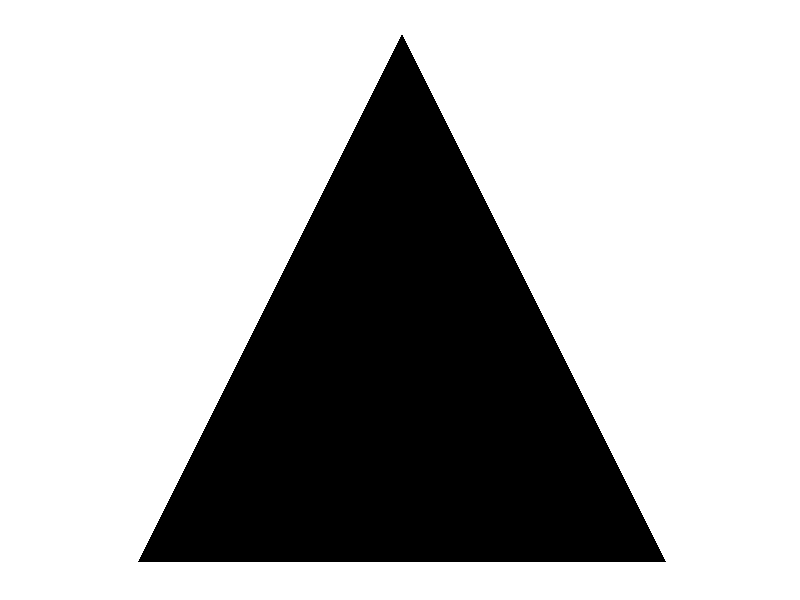
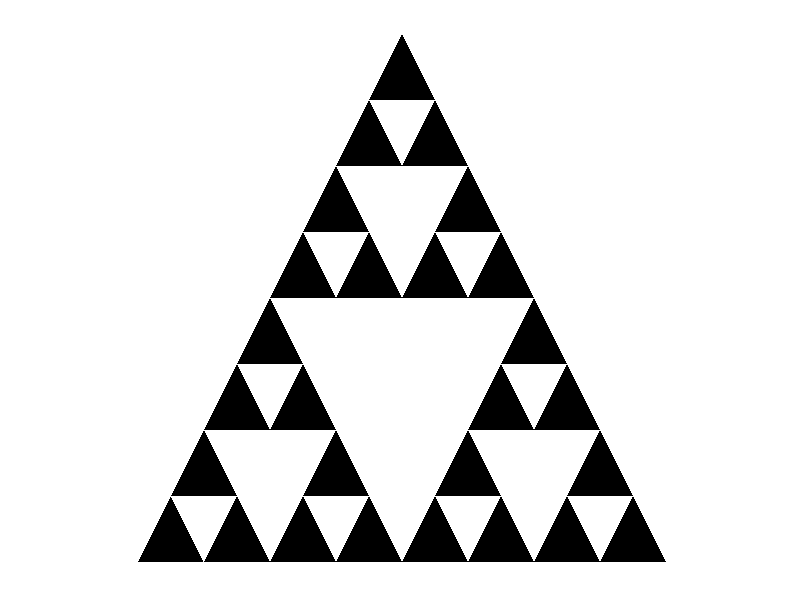

The R source for these figures, in order:
#========================================================
# Deterministic Algorithm Example: Sierpinski Gasket
#========================================================

# This algorithm iterates functions on a starting set to create the Sierpinski Gasket. 
#
# The starting set is defined as a LIST of PAIRS of points in the plane.
#
# Each PAIR of points corresponds to a straight line drawn between them.
#
# The functions are applied to each of the endpoints, creating a new list of pairs of points.
#
# This process is repeated for the specified number of iterations.
#
# Finally, the resulting set is plotted by drawing lines between the pairs of points.
#

 library(ggplot2)

  # = Pick the number of iterations =
  N <- 3

  # = Define the functions =
  f_1 <- function(x){
    (1/2)*x
  }
  
  f_2 <- function(x){
    (1/2)*x + c(1/2,0)
  }
  
  f_3 <- function(x){
    (1/2)*x + c(1/4,sqrt(3)/4)
  }
  
  # = Define the starting set as a list of pairs of points =
  
  A <- c(0,0)
  B <- c(1,0)
  C <- c(1/2, sqrt(3)/2)
  
  ref <- c(1/2, sqrt(3)/6)
  
  S <- list()
  S[[1]] <- A
  S[[2]] <- B
  S[[3]] <- C
  
  # Plot the starting set
  datapoly <- data.frame(rbind(A,B,C))
  datapoly$id <- rep(1,times=3)
  datapoly$value <- rep(1,times=3)
  p <- ggplot(datapoly, aes(x = X1, y = X2)) +
    geom_polygon(aes(fill = value, group = id))
  p + guides(fill=FALSE) +
    scale_fill_gradient(low="black", high="black") +
    theme(aspect.ratio=1) +
    xlim(c(0,1)) + ylim(c(0,sqrt(3)/2)) +
    theme(axis.line=element_blank(),
          axis.text.x=element_blank(),
          axis.text.y=element_blank(),
          axis.ticks=element_blank(),
          axis.title.x=element_blank(),
          axis.title.y=element_blank(),
          legend.position="none",
          panel.background=element_blank(),
          panel.border=element_blank(),
          panel.grid.major=element_blank(),
          panel.grid.minor=element_blank(),
          plot.background=element_blank())
  
  
  # = = = = = = = = = = = = = = = = = = = = = = = = =
  
  
  # = Iterate the functions =
  
  FF <- list()
  pts <- list()
  refs <- list()
  
  refs[[1]] <- ref
  
  for(i in 1:N){
    
    for(j in 1:length(refs)){
      
      pts[[j]] <- list(f_1(refs[[j]]),
                       f_2(refs[[j]]),
                       f_3(refs[[j]]))
    }
    
    for(j in 1:length(S)){
      
      FF[[j]] <- list(f_1(S[[j]]),
                      f_2(S[[j]]),
                      f_3(S[[j]]))
      
    }
    
    S <- unlist(FF, recursive = FALSE)
    refs <- unlist(pts, recursive=FALSE)
  }

  
# = Prep to plot the lines between the pairs of points in the list S
 
  X<-vector()
  Y<-vector()
  
  for(j in 1:length(S)){
   p <- S[[j]]
    X[j] <- p[1]
    Y[j] <- p[2]
  
 } 
  
# Prepare reference x and y values
  x<-vector()
  y<-vector()
  
  for(j in 1:length(refs)){
    r <- refs[[j]]
    x[j] <- r[1]
    y[j] <- r[2]
  } 

#----------------------------------------------------------
# Prepare a list of vertices to use as the shading polygons

refs_df <- data.frame(x,y)
pts_df <- data.frame(X, Y)
regions <- list()
corners <- list()

lambda <- 1/2
shrink <- lambda^N

 for(i in 1:length(refs)){
   for(j in 1: nrow(pts_df)){
     how_far <- c(sqrt((pts_df[[j,1]]-refs_df[[i,1]])^2 + (pts_df[[j,2]]-refs_df[[i,2]])^2))
     if(how_far <= shrink){
       corners[[j]] <- pts_df[j,]
     } else{corners[[j]] <- NA}
   }
   regions[[i]]<- corners
 }

#-----------------------------------------------
# Convert each list of vertices to a dataframe

regions_dfs <- list()

for(j in 1:length(regions)){
  
  test_region <- regions[[j]]
  tr_df <- data.frame(matrix(NA, nrow = length(test_region), ncol = 2))
  
  for(i in 1:length(test_region)){
    if(length(test_region[[i]][1])>0 & length(test_region[[i]][2])>0){
      
      tr_df[i,1] <- test_region[[i]][1]
      tr_df[i,2] <- test_region[[i]][2]
      
    }
  }
  
  # Remove null rows
  tr_df <- tr_df[unique(which(!is.na(tr_df), arr.ind = TRUE)[,1]),]
  
  # Remove duplicates
  tr_df <- tr_df[!duplicated(tr_df), ]
  
  # Add to list of dataframes
  regions_dfs[[j]] <- tr_df
}

#---------------------------------------------------------------------------------
# Plot the shading using geom_polygon
# When using geom_polygon, you will typically need two data frames:
# one contains the coordinates of each polygon (positions),  and the
# other the values associated with each polygon (values).  An id
# variable links the two together

# Combine regions into one dataframe, using convex hull to fix ordering
df <- regions_dfs[[1]]
df <- df[chull(df),]

for(i in 2:length(regions_dfs)){
  add_below <- regions_dfs[[i]]
  df <- rbind(df, add_below[chull(add_below),])
}
row.names(df) <- c(1:nrow(df))

# Define id variables to specify groups to be shaded
ids <- c(1:length(regions_dfs))

# Combine a ids, a constant shading value, and vertices
datapoly <- data.frame(
  id = rep(ids, each = 3),
  value = rep(1, each = 3),
  x = df$X1,
  y = df$X2
)

# Create the plot
p <- ggplot(datapoly, aes(x = x, y = y)) +
  geom_polygon(aes(fill = value, group = id))
p + guides(fill=FALSE) +
    scale_fill_gradient(low="black", high="black") +
    theme(aspect.ratio=1) +
    xlim(c(0,1)) + ylim(c(0,sqrt(3)/2)) +
  theme(axis.line=element_blank(),
        axis.text.x=element_blank(),
        axis.text.y=element_blank(),
        axis.ticks=element_blank(),
        axis.title.x=element_blank(),
        axis.title.y=element_blank(),
        legend.position="none",
        panel.background=element_blank(),
        panel.border=element_blank(),
        panel.grid.major=element_blank(),
        panel.grid.minor=element_blank(),
        plot.background=element_blank())

